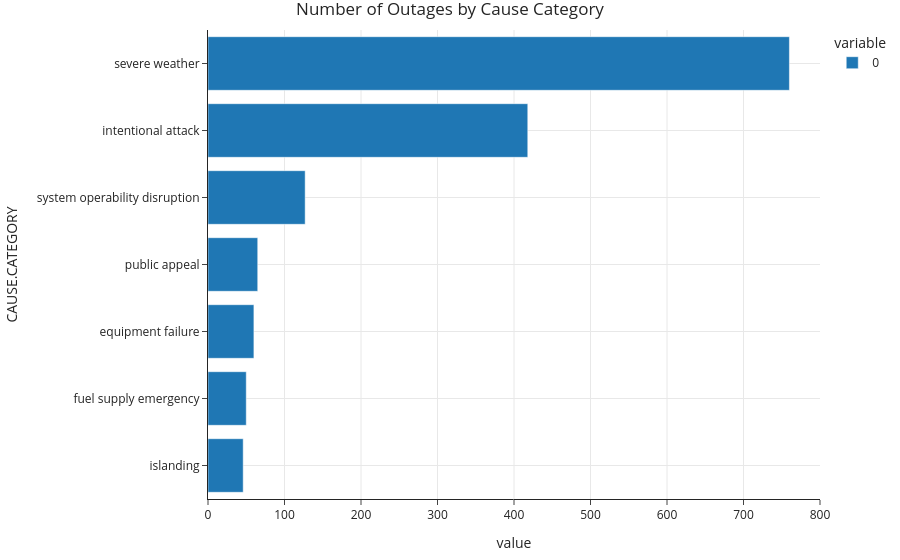
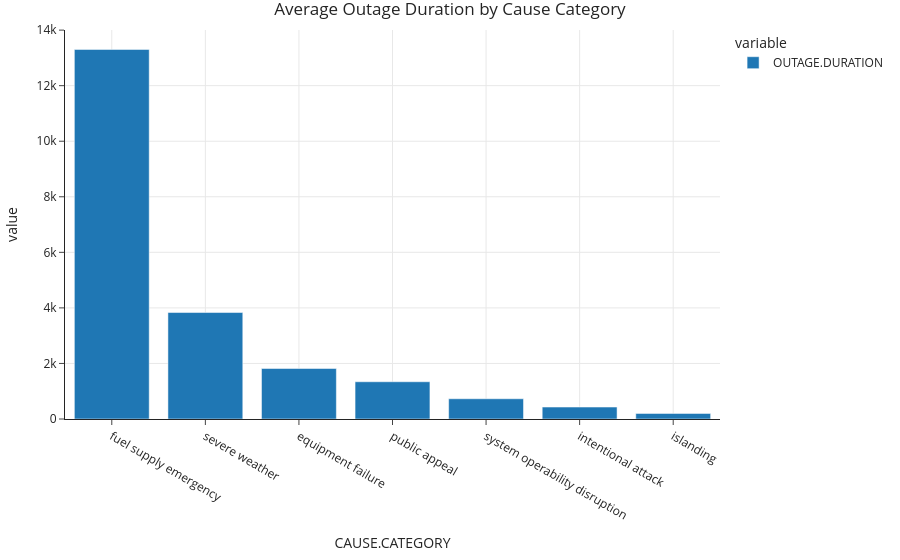

Notebook code cell kept with these figures, in order:
### Code cell
# Cause Analysis
by_cause = df_cleaned.groupby('CAUSE.CATEGORY', observed=True).size().sort_values(ascending=True)
by_cause.plot(kind='barh', title='Number of Outages by Cause Category').show()

# Average Outage Duration by Cause Category
avg_duration_by_cause = df_cleaned.groupby('CAUSE.CATEGORY', observed=True)['OUTAGE.DURATION'].mean().sort_values(ascending=False)
avg_duration_by_cause.plot(kind='bar', title='Average Outage Duration by Cause Category').show()

### Figure 1 — Plotly figure (JSON) as saved in the notebook; plotly's stock layout.template omitted (floating-point values rounded to 4 significant figures)
{"data": [{"hovertemplate": "variable=0<br>value=%{x}<br>CAUSE.CATEGORY=%{y}<extra></extra>", "legendgroup": "0", "marker": {"color": "#1F77B4", "pattern": {"shape": ""}}, "name": "0", "orientation": "h", "showlegend": true, "textposition": "auto", "type": "bar", "x": [46, 50, 60, 65, 127, 418, 760], "xaxis": "x", "y": ["islanding", "fuel supply emergency", "equipment failure", "public appeal", "system operability disruption", "intentional attack", "severe weather"], "yaxis": "y"}], "layout": {"barmode": "relative", "legend": {"title": {"text": "variable"}, "tracegroupgap": 0}, "title": {"text": "Number of Outages by Cause Category"}, "xaxis": {"anchor": "y", "domain": [0, 1], "title": {"text": "value"}}, "yaxis": {"anchor": "x", "domain": [0, 1], "title": {"text": "CAUSE.CATEGORY"}}}}

### Figure 2 — Plotly figure (JSON) as saved in the notebook; plotly's stock layout.template omitted (floating-point values rounded to 4 significant figures)
{"data": [{"hovertemplate": "variable=OUTAGE.DURATION<br>CAUSE.CATEGORY=%{x}<br>value=%{y}<extra></extra>", "legendgroup": "OUTAGE.DURATION", "marker": {"color": "#1F77B4", "pattern": {"shape": ""}}, "name": "OUTAGE.DURATION", "orientation": "v", "showlegend": true, "textposition": "auto", "type": "bar", "x": ["fuel supply emergency", "severe weather", "equipment failure", "public appeal", "system operability disruption", "intentional attack", "islanding"], "xaxis": "x", "y": [13300.0, 3833.0, 1817.0, 1341.0, 728.9, 430.0, 200.5], "yaxis": "y"}], "layout": {"barmode": "relative", "legend": {"title": {"text": "variable"}, "tracegroupgap": 0}, "title": {"text": "Average Outage Duration by Cause Category"}, "xaxis": {"anchor": "y", "domain": [0, 1], "title": {"text": "CAUSE.CATEGORY"}}, "yaxis": {"anchor": "x", "domain": [0, 1], "title": {"text": "value"}}}}
